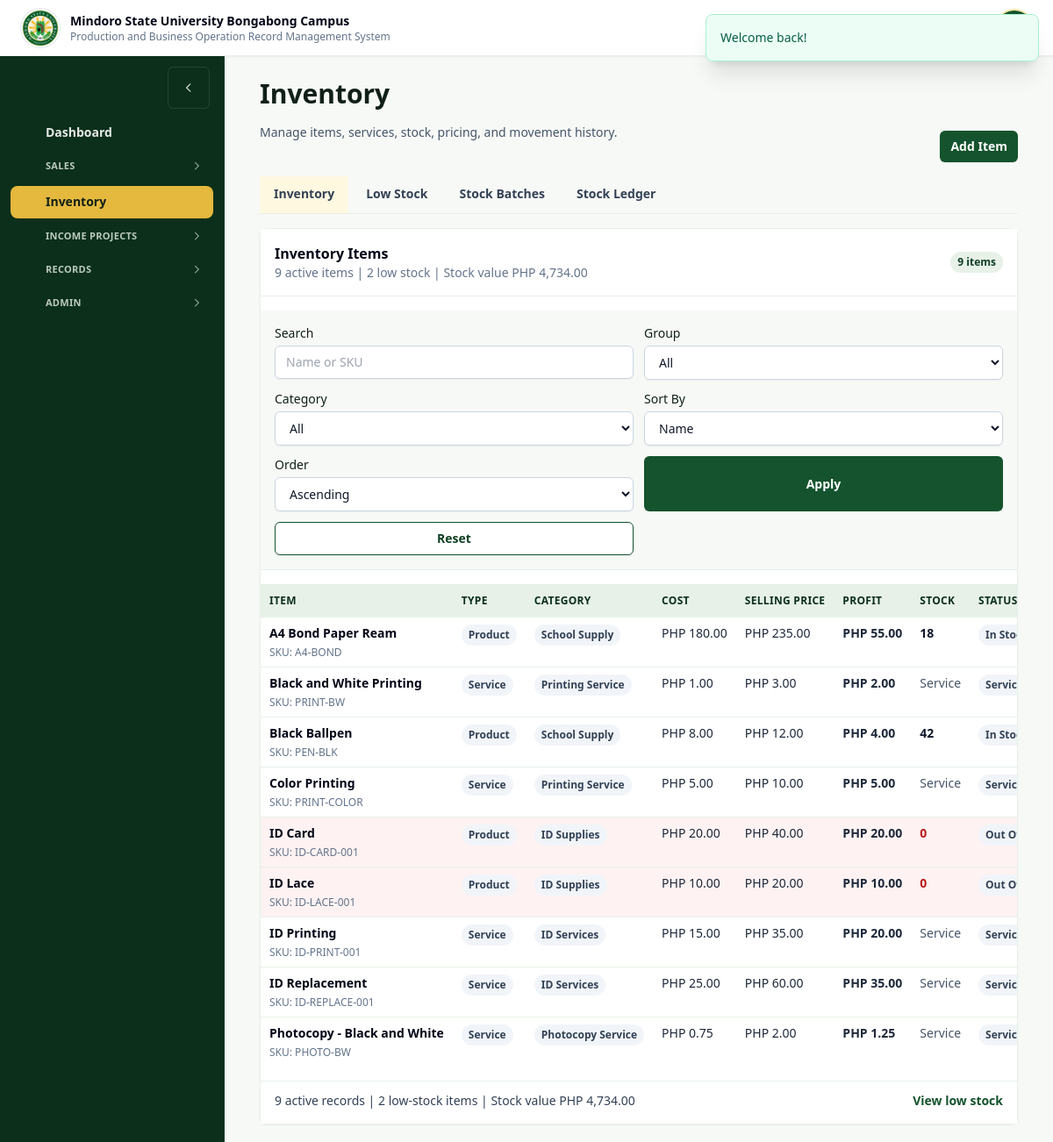
The page /products.php (signed in) on the database its author committed.
### tables this page shows
CREATE TABLE `users` (
    `id` INT AUTO_INCREMENT PRIMARY KEY,
    `username` VARCHAR(50) NOT NULL UNIQUE,
    `password_hash` VARCHAR(255) NOT NULL,
    `full_name` VARCHAR(120) NOT NULL,
    `role` ENUM('admin', 'staff') NOT NULL DEFAULT 'staff',
    `status` ENUM('pending', 'approved', 'suspended') NOT NULL DEFAULT 'approved',
    `approved_by` INT DEFAULT NULL,
    `approved_at` DATETIME DEFAULT NULL,
    `created_at` TIMESTAMP DEFAULT CURRENT_TIMESTAMP
);

CREATE TABLE `products` (
    `id` INT AUTO_INCREMENT PRIMARY KEY,
    `sku` VARCHAR(100) UNIQUE,
    `name` VARCHAR(150) NOT NULL,
    `category` ENUM('school_supply', 'id_supplies', 'id_services', 'printing', 'photocopy', 'other') NOT NULL DEFAULT 'school_supply',
    `product_group` ENUM('product', 'igp', 'service') NOT NULL DEFAULT 'product',
    `type` ENUM('item', 'service') NOT NULL DEFAULT 'item',
    `cost_price` DECIMAL(12,2) NOT NULL DEFAULT 0,
    `selling_price` DECIMAL(12,2) NOT NULL DEFAULT 0,
    `stock_qty` INT NOT NULL DEFAULT 0,
    `low_stock_threshold` INT NOT NULL DEFAULT 5,
    `is_active` TINYINT(1) NOT NULL DEFAULT 1,
    `created_at` TIMESTAMP DEFAULT CURRENT_TIMESTAMP,
    INDEX `idx_products_active_name` (`is_active`, `name`),
    INDEX `idx_products_active_category` (`is_active`, `category`),
    INDEX `idx_products_active_group` (`is_active`, `product_group`),
    INDEX `idx_products_active_sku` (`is_active`, `sku`)
);

### pages/products.php (the view, shortened to what the rows shown need)
<?php
require dirname(__DIR__) . '/includes/bootstrap.php';
$user = require_login($pdo);
$sort = (string) ($_GET['sort'] ?? 'name');
$order = strtolower((string) ($_GET['order'] ?? 'asc')) === 'desc' ? 'DESC' : 'ASC';
$inventoryView = (string) ($_GET['view'] ?? 'inventory');
$allowedSort = [
    'name' => 'name',
    'product_group' => 'product_group',
    'category' => 'category',
    'stock_qty' => 'stock_qty',
    'selling_price' => 'selling_price',
    'cost_price' => 'cost_price',
];
$sortColumn = $allowedSort[$sort] ?? 'name';
$where = ['is_active = 1'];
$params = [];
$countSql = 'SELECT COUNT(*)
        FROM products
        WHERE ' . implode(' AND ', $where);
$countStmt = $pdo->prepare($countSql);
$countStmt->execute($params);
$pagination = pagination_meta((int) $countStmt->fetchColumn(), page_param(), 20);
$sql = 'SELECT id, sku, name, category, product_group, type, cost_price, selling_price, stock_qty, low_stock_threshold, unit_profit
        FROM (
            SELECT id, sku, name, category, product_group, type, cost_price, selling_price, stock_qty, low_stock_threshold, (selling_price - cost_price) AS unit_profit,
                ROW_NUMBER() OVER (ORDER BY ' . $sortColumn . ' ' . $order . ', id ASC) AS row_num
            FROM products
            WHERE ' . implode(' AND ', $where) . '
        ) ranked_products
        WHERE row_num BETWEEN :first_row AND :last_row
        ORDER BY row_num';
$stmt = $pdo->prepare($sql);
[$firstRow, $lastRow] = pagination_row_bounds($pagination);
$stmt->bindValue(':first_row', $firstRow, PDO::PARAM_INT);
$stmt->bindValue(':last_row', $lastRow, PDO::PARAM_INT);
$stmt->execute();
$products = $stmt->fetchAll();
function inventory_status_badge(array $product): string
{
    if ((string) $product['type'] === 'service') {
        return '<span class="status-pill returned">Service</span>';
    }
    $stock = (int) $product['stock_qty'];
    if ($stock <= 0) {
        return '<span class="status-pill rejected">Out of Stock</span>';
    }
    return '<span class="status-pill active">In Stock</span>';
}
render_header('Inventory', $user);
?>
<?php if (in_array($inventoryView, ['inventory', 'low_stock'], true)): ?>
<section class="table-card data-panel">
    <div class="table-wrap" data-no-table-enhance>
        <table>
            <thead>
            <tr>
                <th>Item</th>
                <?php if ($inventoryView === 'low_stock'): ?>
                    <th>Category</th>
                    <th>Current Stock</th>
                    <th>Reorder Level</th>
                    <th>Status</th>
                    <th>Actions</th>
                <?php else: ?>
                <th>Type</th>
                <th>Category</th>
                <th>Cost</th>
                <th>Selling Price</th>
                <th>Profit</th>
                <th>Stock</th>
                <th>Status</th>
                <?php endif; ?>
            </tr>
            </thead>
            <tbody>
            <?php foreach ($products as $product): ?>
                <?php $isLow = $product['type'] === 'item' && (int) $product['stock_qty'] <= (int) $product['low_stock_threshold']; ?>
                <tr class="<?= $isLow ? 'low-stock' : '' ?>">
                    <td>
                        <div class="font-semibold text-slate-950"><?= h(product_display_name($product)) ?></div>
                        <div class="mt-1 text-xs text-slate-500"><?= h(product_sku_text($product)) ?></div>
                    </td>
                    <?php if ($inventoryView === 'low_stock'): ?>
                        <td>
                            <span class="inline-flex rounded-full bg-slate-100 px-2 py-1 text-xs font-semibold text-slate-700">
                                <?= h(product_category_label((string) $product['category'])) ?>
                            </span>
                        </td>
                        <td class="font-semibold text-red-700"><?= h((string) $product['stock_qty']) ?></td>
                        <td><?= h((string) $product['low_stock_threshold']) ?></td>
                        <td><?= inventory_status_badge($product) ?></td>
                        <td>
                            <?php if ($product['type'] === 'item'): ?>
                                <button type="button" class="btn alt" data-open-modal="stock-product-<?= (int) $product['id'] ?>">Restock</button>
                            <?php else: ?>
                                <span class="muted">N/A</span>
                            <?php endif; ?>
                        </td>
                    <?php else: ?>
                    <td><span class="status-pill <?= $product['type'] === 'service' ? 'pending' : 'active' ?>"><?= h(product_type_label((string) $product['type'])) ?></span></td>
                    <td>
                        <span class="inline-flex rounded-full bg-slate-100 px-2 py-1 text-xs font-semibold capitalize text-slate-700">
                            <?= h(product_category_label((string) $product['category'])) ?>
                        </span>
                    </td>
                    <td><?= h(money((float) $product['cost_price'])) ?></td>
                    <td><?= h(money((float) $product['selling_price'])) ?></td>
                    <td class="font-semibold text-brand-700"><?= h(money((float) $product['unit_profit'])) ?></td>
                    <td>
                        <?php if ($product['type'] === 'item'): ?>
                            <span class="font-semibold <?= $isLow ? 'text-red-700' : 'text-slate-900' ?>"><?= h((string) $product['stock_qty']) ?></span>
                        <?php else: ?>
                            <span class="muted">Service</span>
                        <?php endif; ?>
                    </td>
                    <td><?= inventory_status_badge($product) ?></td>
                    <?php endif; ?>
                </tr>
            <?php endforeach; ?>
            </tbody>
        </table>
    </div>
</section>
<?php endif; ?>
<?php render_footer();

### components/layout.php (shortened to what the rows shown need)
<?php
function nav_icon(string $name): string
{
    $body = $paths[$name] ?? $paths['dashboard'];
    return '<svg class="nav-icon" aria-hidden="true" viewBox="0 0 24 24" fill="none" stroke="currentColor" stroke-width="2">' . $body . '</svg>';
}
function render_header(string $title, ?array $user = null): void
{
    $current = basename((string) ($_SERVER['PHP_SELF'] ?? ''));
    $navItems = [
        ['href' => 'dashboard.php'],
        ['href' => 'sales.php'],
        ['href' => 'sales-reports.php'],
        ['href' => 'cashflow.php'],
        ['href' => 'products.php'],
        ['href' => 'projects.php'],
        ['href' => 'projects.php?category=fishpond'],
        ['href' => 'projects.php?category=rental&rental_type=stall'],
        ['href' => 'proposals.php'],
        ['href' => 'logbook.php'],
        ['href' => 'reports.php'],
        ['href' => 'business-center.php', 'permission' => 'manage_business_center'],
        ['href' => 'users.php', 'permission' => 'manage_users'],
        ['href' => 'settings.php', 'permission' => 'manage_settings'],
        ['href' => 'security.php', 'permission' => 'view_security_logs'],
        ['href' => 'backup.php', 'permission' => 'manage_backups'],
    ];
    $visibleItems = [];
    foreach ($navItems as $item) {
        $visibleItems[] = $item;
    }
    $visibleHrefMap = [];
    foreach ($visibleItems as $item) {
        $visibleHrefMap[(string) $item['href']] = true;
    }
    $hrefMatchesCurrent = static function (string $href) use ($current): bool {
        $hrefPath = parse_url($href, PHP_URL_PATH) ?: $href;
        if ($current !== $hrefPath) {
            return false;
        }
        $hrefQueryString = (string) (parse_url($href, PHP_URL_QUERY) ?: '');
        parse_str($hrefQueryString, $hrefQuery);
        $currentQuery = $_GET;
        if ($hrefQuery === []) {
            return $hrefPath !== 'projects.php' || (!isset($currentQuery['category']) && !isset($currentQuery['rental_type']));
        }
        $relevantCurrentQuery = array_intersect_key($currentQuery, $hrefQuery);
        return $relevantCurrentQuery == $hrefQuery && count($relevantCurrentQuery) === count($hrefQuery);
    };
    $navGroups = [
        ['key' => 'dashboard', 'label' => 'Dashboard', 'icon' => 'dashboard', 'collapsible' => false, 'items' => [
            ['href' => 'dashboard.php', 'label' => 'Dashboard', 'icon' => 'dashboard'],
        ]],
        ['key' => 'sales', 'label' => 'Sales', 'icon' => 'sales', 'collapsible' => true, 'items' => [
            ['href' => 'sales.php', 'label' => 'POS', 'icon' => 'pos'],
            ['href' => 'sales-reports.php', 'label' => 'Transactions', 'icon' => 'receipt'],
            ['href' => 'cashflow.php', 'label' => 'Cash Flow', 'icon' => 'wallet'],
        ]],
        ['key' => 'inventory', 'label' => 'Inventory', 'icon' => 'inventory', 'collapsible' => false, 'items' => [
            ['href' => 'products.php', 'label' => 'Inventory', 'icon' => 'inventory'],
        ]],
        ['key' => 'projects', 'label' => 'Income Projects', 'icon' => 'projects', 'collapsible' => true, 'items' => [
            ['href' => 'projects.php', 'label' => 'Summary', 'icon' => 'projects'],
            ['href' => 'projects.php?view=add-project', 'label' => 'Add Projects', 'icon' => 'projects'],
            ['href' => 'projects.php?category=fishpond', 'label' => 'Fishpond', 'icon' => 'fishpond'],
            ['href' => 'projects.php?category=rental&rental_type=stall', 'label' => 'Rentals', 'icon' => 'rental'],
            ['href' => 'proposals.php', 'label' => 'Proposals', 'icon' => 'proposal'],
        ]],
        ['key' => 'records', 'label' => 'Records', 'icon' => 'records', 'collapsible' => true, 'items' => [
            ['href' => 'logbook.php', 'label' => 'Logbook', 'icon' => 'logbook'],
            ['href' => 'reports.php', 'label' => 'Reports', 'icon' => 'report'],
        ]],
        ['key' => 'admin', 'label' => 'Admin', 'icon' => 'admin', 'collapsible' => true, 'items' => [
            ['href' => 'business-center.php', 'label' => 'Landing Content', 'icon' => 'landing'],
            ['href' => 'users.php', 'label' => 'Users', 'icon' => 'users'],
            ['href' => 'settings.php', 'label' => 'System Settings', 'icon' => 'admin'],
            ['href' => 'security.php', 'label' => 'Security Logs', 'icon' => 'security'],
            ['href' => 'backup.php', 'label' => 'Backup', 'icon' => 'backup'],
        ]],
    ];
    $visibleGroups = [];
    $activeGroup = '';
    foreach ($navGroups as $group) {
        $groupItems = [];
        foreach ($group['items'] as $item) {
            if (empty($visibleHrefMap[(string) $item['href']])) {
                continue;
            }
            $item['active'] = $hrefMatchesCurrent((string) $item['href']);
            if ($item['active']) {
                $activeGroup = (string) $group['key'];
            }
            $groupItems[] = $item;
        }
        $group['items'] = $groupItems;
        $group['active'] = $activeGroup === (string) $group['key'];
        $visibleGroups[] = $group;
    }
    echo '<!doctype html>';
    echo '<html lang="en">';
    echo '<head>';
    echo '<script src="https://cdn.tailwindcss.com"></script>';
    echo '</head>';
    echo '<body class="min-h-screen bg-brand-50 text-[#102018] antialiased">';
    echo '<div class="min-h-screen">';
    if ($user) {
        echo '<div class="lg:flex lg:items-start">';
        $sidebarDefaultCollapsed = app_setting($GLOBALS['pdo'] ?? null, 'display.sidebar_default_state', 'expanded') === 'collapsed' ? '1' : '0';
        echo '<nav class="app-sidebar fixed bottom-0 left-0 right-0 top-16 z-30 border-b border-brand-900 bg-brand-900 px-4 py-3 text-white transition-all duration-300 ease-in-out lg:sticky lg:bottom-auto lg:right-auto lg:top-16 lg:h-[calc(100vh-4rem)] lg:shrink-0 lg:overflow-y-auto lg:border-b-0 lg:border-r lg:border-brand-800 lg:px-3 lg:py-3 -translate-x-full lg:translate-x-0" id="sidebar-nav" aria-label="Primary navigation" data-active-group="' . h($activeGroup) . '" data-default-collapsed="' . h($sidebarDefaultCollapsed) . '">';
        echo '<div class="flex gap-2 overflow-x-auto pb-1 lg:block lg:space-y-1 lg:overflow-visible lg:pb-0">';
        foreach ($visibleGroups as $group) {
            $groupKey = (string) $group['key'];
            $groupLabel = (string) $group['label'];
            $submenuId = 'sidebar-group-' . preg_replace('/[^a-z0-9_-]+/', '-', $groupKey);
            $isOpen = !empty($group['active']);
            if (empty($group['collapsible'])) {
                $item = $group['items'][0];
                echo '<span class="inline-flex h-5 w-5 items-center justify-center">' . nav_icon((string) $item['icon']) . '</span>';
                continue;
            }
            echo '<section class="sidebar-group min-w-max lg:min-w-0" data-sidebar-group="' . h($groupKey) . '">';
            echo '<button class="sidebar-group-button has-sidebar-tooltip relative flex w-full items-center gap-2 rounded-md px-3 py-1.5 text-left text-[11px] font-bold uppercase tracking-wide text-brand-100/80 transition hover:bg-white/10 hover:text-white focus:outline-none focus:ring-2 focus:ring-gold-400" type="button" aria-expanded="' . ($isOpen ? 'true' : 'false') . '" aria-controls="' . h($submenuId) . '" data-group-key="' . h($groupKey) . '" aria-label="' . h($groupLabel) . '">';
            echo '<span class="inline-flex h-5 w-5 items-center justify-center">' . nav_icon((string) $group['icon']) . '</span>';
            echo '<span class="sidebar-label min-w-0 flex-1 truncate">' . h($groupLabel) . '</span>';
            echo '<svg class="sidebar-chevron" aria-hidden="true" viewBox="0 0 20 20" fill="currentColor"><path fill-rule="evenodd" d="M7.22 4.22a.75.75 0 0 1 1.06 0l5.25 5.25a.75.75 0 0 1 0 1.06l-5.25 5.25a.75.75 0 0 1-1.06-1.06L11.94 10 7.22 5.28a.75.75 0 0 1 0-1.06Z" clip-rule="evenodd"></path></svg>';
            echo '</button>';
            echo '</section>';
        }
        echo '</div>';
        echo '</nav>';
        echo '<main class="min-w-0 flex-1 px-4 py-5 sm:px-5 lg:px-10 overflow-y-auto">';
        echo '<div class="mx-auto w-full max-w-[1280px]">';
    } else {
        echo '<div>';
        echo '<main class="min-w-0 px-4 py-5 sm:px-5 lg:px-6">';
        echo '<div>';
    }
    echo '<h1 class="mb-5 text-[30px] font-bold tracking-normal text-[#102018]">' . h($title) . '</h1>';
}
function render_footer(): void
{
    echo '</div>';
    echo '</main>';
    echo '</div>';
    echo '</div>';
    echo '</body>';
    echo '</html>';
}

### rows shown on the page
users: groupLabel "ADMIN"
products: name "A4 Bond Paper Ream", sku "SKU: A4-BOND", type "Product", category "School Supply", cost_price "PHP 180.00", selling_price "PHP 235.00", unit_profit "PHP 55.00", stock_qty "18"
products: name "Black and White Printing", sku "SKU: PRINT-BW", type "Service", category "Printing Service", cost_price "PHP 1.00", selling_price "PHP 3.00", unit_profit "PHP 2.00"
products: name "Black Ballpen", sku "SKU: PEN-BLK", type "Product", category "School Supply", cost_price "PHP 8.00", selling_price "PHP 12.00", unit_profit "PHP 4.00", stock_qty "42"
products: name "Color Printing", sku "SKU: PRINT-COLOR", type "Service", category "Printing Service", cost_price "PHP 5.00", selling_price "PHP 10.00", unit_profit "PHP 5.00"
products: sku "ID Card", sku "SKU: ID-CARD-001", type "Product", category "ID Supplies", cost_price "PHP 20.00", selling_price "PHP 40.00", unit_profit "PHP 20.00", stock_qty "0", shows "Out…"
products: sku "ID Lace", sku "SKU: ID-LACE-001", type "Product", category "ID Supplies", cost_price "PHP 10.00", selling_price "PHP 20.00", unit_profit "PHP 10.00", stock_qty "0", shows "Out…"
products: name "ID Printing", sku "SKU: ID-PRINT-001", type "Service", category "ID Services", cost_price "PHP 15.00", selling_price "PHP 35.00", unit_profit "PHP 20.00"
products: sku "ID Replacement", sku "SKU: ID-REPLACE-001", type "Service", category "ID Services", cost_price "PHP 25.00", selling_price "PHP 60.00", unit_profit "PHP 35.00"
products: name "Photocopy - Black and White", sku "SKU: PHOTO-BW", type "Service", category "Photocopy Service", cost_price "PHP 0.75", selling_price "PHP 2.00", unit_profit "PHP 1.25"

### other values the page prints
$org['campus_display_name'] "Mindoro State University Bongabong Campus"
$org['system_name'] "Production and Business Operation Record Management System"
$item['label'] "Dashboard"
$groupLabel "SALES"
$item['label'] "Inventory"
$groupLabel "INCOME PROJECTS"
$groupLabel "RECORDS"
$title "Inventory"
$tabLabel "Inventory"
$tabLabel "Low Stock"
$tabLabel "Stock Batches"
$tabLabel "Stock Ledger"
$workspaceTitle "Inventory Items"
$workspaceSummary "9 active items | 2 low stock | Stock value PHP 4,734.00"
$pagination['total_rows'] "9"
